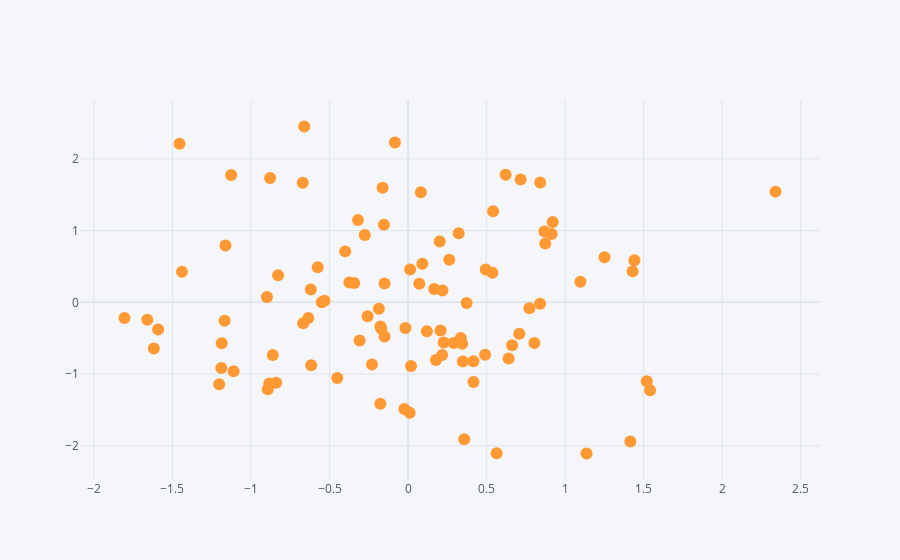

The notebook cell this image was saved under:
### Code cell
#df.iplot(x = 'A',y = 'B')
df.iplot(x = 'A',y = 'B', mode = 'markers')
